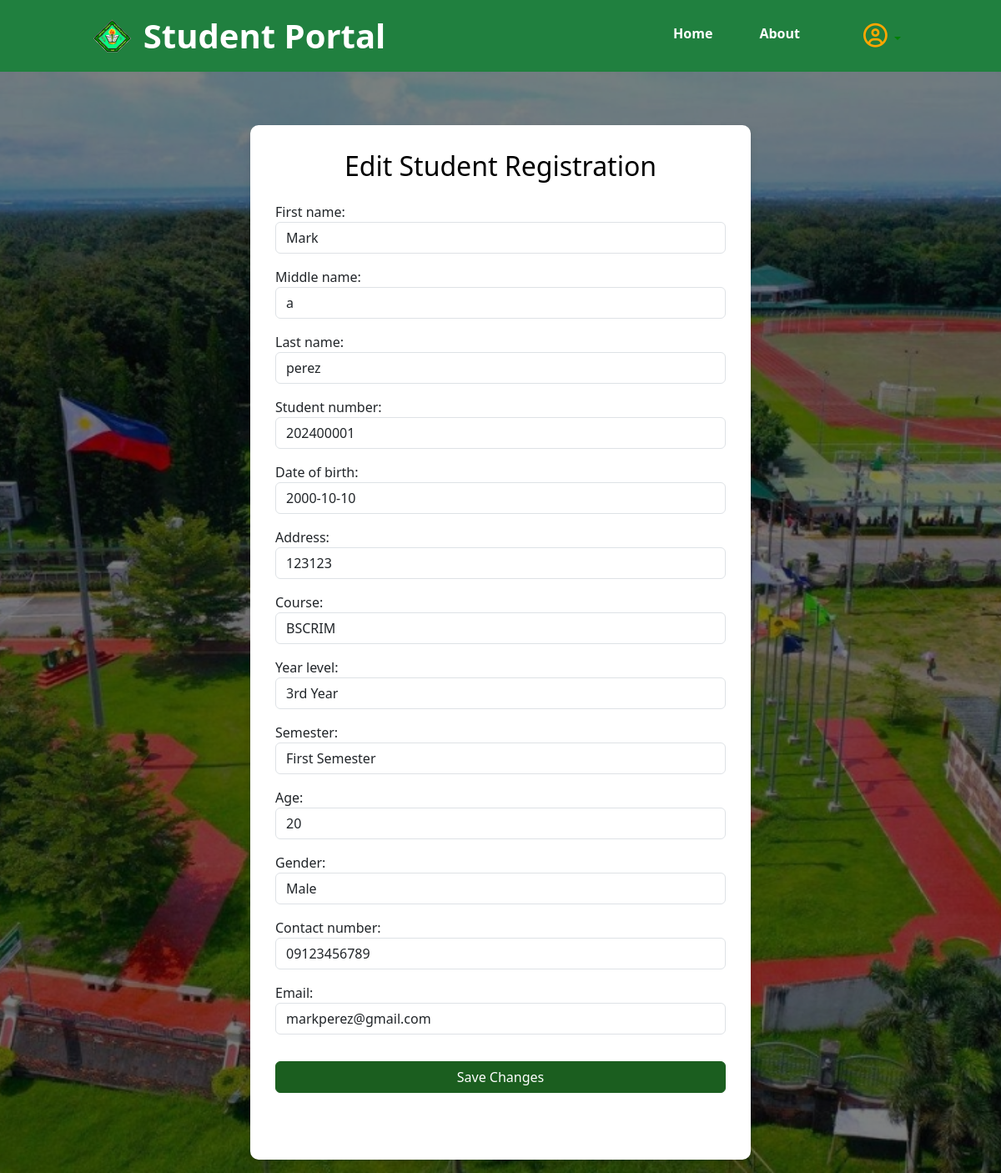
Screenshot of /myapp/update-registration/8/ (signed in) with the database file from the repository.
### myapp/models.py (models this page shows, shortened)
class NewStudentRegistration(models.Model):
    STUDENT_TYPE_CHOICES = (
        ('regular', 'Regular'),
        ('irregular', 'Irregular'),
    )
    GENDER_CHOICES = (
        ('male', 'Male'),
        ('female', 'Female'),
        ('other', 'Other'),
    )
    COURSE_CHOICES = (
        ('bsit', 'BSIT'),
        ('cs', 'BSCS'),
        ('bshm', 'BSHM'),
        ('crim', 'BSCRIM'),
        ('bsp', 'BSP'),
        ('bsed', 'BSEd'),
    )
    YEAR_LEVEL_CHOICES = (
        (1, '1st Year'),
        (2, '2nd Year'),
        (3, '3rd Year'),
        (4, '4th Year'),
    )
    SEMESTER_CHOICES = (
        ('first', 'First Semester'),
        ('second', 'Second Semester'),
    )
    student_type = models.CharField(max_length=50, choices=STUDENT_TYPE_CHOICES)
    first_name = models.CharField(max_length=100, null=True)
    middle_name = models.CharField(max_length=100, blank=True, null=True)
    last_name = models.CharField(max_length=100, null=True)
    student_number = models.CharField(max_length=50, unique=True, blank=True)
    date_of_birth = models.DateField()
    address = models.CharField(max_length=255)
    course = models.CharField(max_length=100, choices=COURSE_CHOICES)
    year_level = models.IntegerField(choices=YEAR_LEVEL_CHOICES)
    semester = models.CharField(max_length=50, choices=SEMESTER_CHOICES, null=True)
    age = models.IntegerField()
    gender = models.CharField(max_length=10, choices=GENDER_CHOICES)
    contact_number = models.CharField(max_length=15)
    email = models.EmailField(unique=True)
    terms_accepted = models.BooleanField(default=False)

### myapp/views.py (the view)
# urls.py: path('update-registration/<int:registration_id>/', views.update_registration, name='update_registration'),
@login_required
def update_registration(request, registration_id):
    student = get_object_or_404(NewStudentRegistration, id=registration_id)
    if request.method == 'POST':
        form = EditStudentForm(request.POST, instance=student)
        if form.is_valid():
            form.save()
            return redirect('new_student_list')
    else:
        form = EditStudentForm(instance=student)
    return render(request, 'pages/edit_student.html', {'form': form})

### myapp/forms.py
class EditStudentForm(forms.ModelForm):
    class Meta:
        model = NewStudentRegistration
        fields = [
            'first_name', 'middle_name', 'last_name', 'student_number',
            'date_of_birth', 'address', 'course', 'year_level',
            'semester', 'age', 'gender', 'contact_number', 'email'
        ]

### myapp/templates/pages/edit_student.html (shortened to what this page needs)
{% extends 'pages/admin_base.html' %}
{% load static widget_tweaks %}
{% block content %}
    {% include 'pages/navbar.html' %}
    <div class="registration-main">
        <div class="registration-container container mt-5"
             style="background-color: white; padding: 30px; border-radius: 10px; max-width: 600px; width: 100%; box-shadow: 0 4px 8px rgba(0,0,0,0.1);">
            <h2 class="text-center mb-4 text-black">Edit Student Registration</h2>
            <form id="editRegistrationForm" method="post" action="{% url 'update_registration' form.instance.id %}">
                <div class="form-group">
                    {% for field in form %}
                        <div class="form-group mb-3">
                            {{ field.label_tag }}
                            {% render_field field class="form-control" %}
                        </div>
                    {% endfor %}
                </div>
                <button type="submit" class="btn btn-primary w-100 mt-3"
                        data-success-message="Changes saved successfully!">Save Changes
                </button>
            </form>
        </div>
    </div>
{% endblock %}

### myapp/static/css/style.css (style rules this page uses)
* { box-sizing: border-box; }
.form-control { border-radius: 30px; }
.btn-primary { margin-bottom: 50px; width: 100%; border-radius: 30px; background-color: #1B5E1F !important; border-color: #1B5E1F!important; }
.registration-main { position: relative; display: flex; align-items: flex-start; justify-content: space-between; padding: 1rem 2rem; min-height: 100vh; overflow: hidden; }
.registration-main::before { content: ""; position: absolute; top: 0; left: 0; width: 100%; height: 100%; background: url("../images/cvsu-main.jpg") no-repeat center center; background-size: cover; filter: brightness(50%); z-index: -1; }

### rows the page displays
NewStudentRegistration: first_name "Mark" "a" "perez" "202400001" "2000-10-10" "123123" "BSCRIM" "3rd Year" "First Semester" "20" "Male" "09123456789" "markperez@gmail.com"

### other values shown
{{ field.label_tag }} "First name:" "Middle name:" "Last name:" "Student number:" "Date of birth:" "Address:" "Course:" "Year level:" "Semester:" "Age:" "Gender:" "Contact number:" "Email:"
